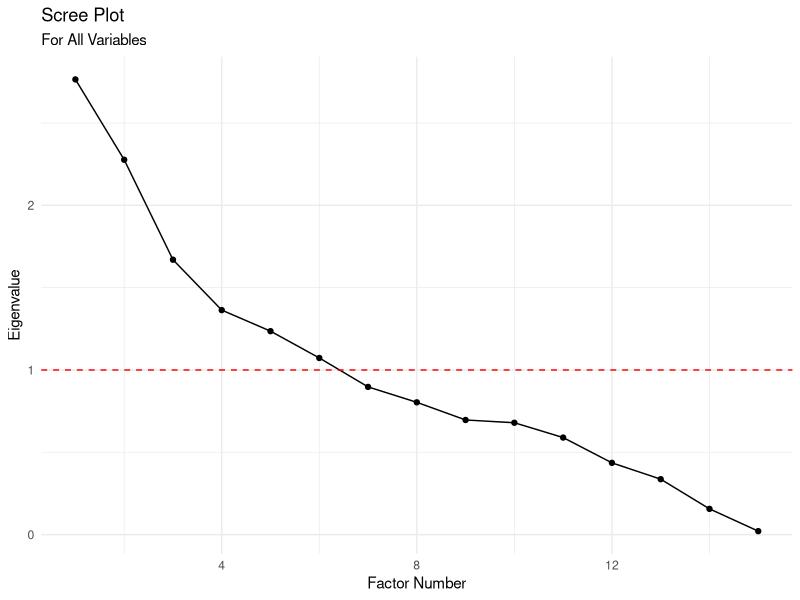

Generate this figure with R:
# Install and load required packages
if (!require("haven")) install.packages("haven")
if (!require("psych")) install.packages("psych")
if (!require("ggplot2")) install.packages("ggplot2")

library(haven)
library(psych)
library(ggplot2)

# Read the Stata .dta file
data <- read_dta("diegos_correlation_data.dta")
data <- as.data.frame(data)

# Select variables
variables <- c("dshaMeeting", "dshaSitevisit", "dshaCommunications", 
               "planned", "part_2more", "hours_fumore1", "ins", "out", 
               "mix", "top", "production", "mkting", "clients", 
               "suppliers", "consultants")

# Create correlation matrix
corr_matrix <- cor(data[variables], use = "pairwise.complete.obs")

# Calculate eigenvalues
eigen_values <- eigen(corr_matrix)$values

# Create scree plot data
scree_data <- data.frame(
  Factor = 1:length(eigen_values),
  Eigenvalue = eigen_values
)

# Create scree plot using ggplot2
scree_plot <- ggplot(scree_data, aes(x = Factor, y = Eigenvalue)) +
  geom_line() +
  geom_point() +
  geom_hline(yintercept = 1, linetype = "dashed", color = "red") +
  theme_minimal() +
  labs(title = "Scree Plot",
       subtitle = "For All Variables",
       x = "Factor Number",
       y = "Eigenvalue")

# Display the plot
print(scree_plot)


# Determine number of factors (using Kaiser criterion - eigenvalues > 1)
n_factors <- sum(eigen_values > 1)

# Perform EFA
efa_result <- fa(r = corr_matrix, 
                 nfactors = n_factors,
                 rotate = "oblimin",
                 fm = "minres",
                 scores = "regression")

# Print results
cat("\nNumber of factors to extract (based on eigenvalues > 1):", n_factors, "\n\n")

cat("Factor Loadings (loadings > 0.4):\n")
print(loadings(efa_result), cutoff = 0.4)

cat("\nVariance Explained by Each Factor:\n")
print(efa_result$Vaccounted)

# cat("\nModel Fit Statistics:\n")
# print(efa_result$stats)